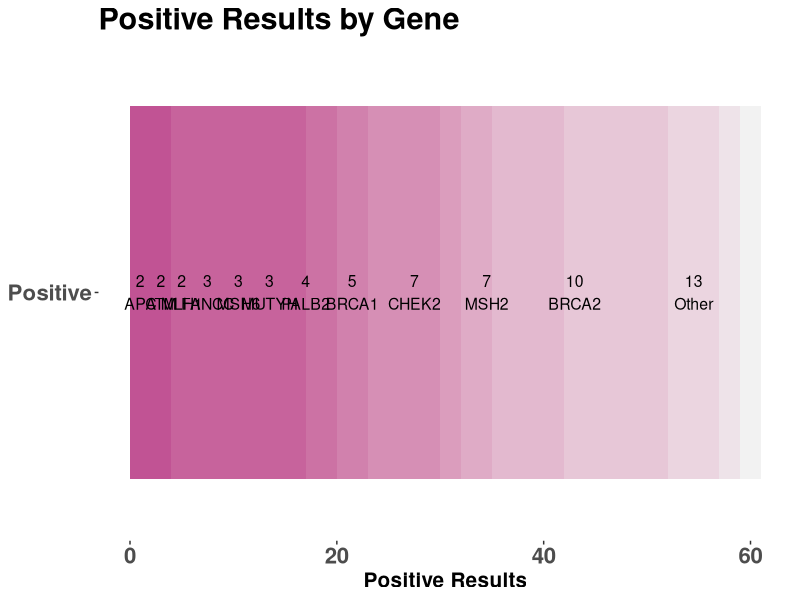

Recreate this plot in R.
library(ggplot2)
genetics <- read.csv("working_data.csv", header=TRUE, stringsAsFactors = FALSE, na=c(""," ","NA","N/A","na","n/a"))

genetics$DOS <- as.Date(genetics$DOS, "%m/%d/%y")
genetics <- genetics[genetics$DOS >= as.Date("07/01/2014","%m/%d/%Y"),]


posresult <- c("positive","Positive","Positive/VUS","positive/VUS","Positive/VUS/VUS","VLP","VLP/VUS")
negresult <- c("Negative")
varresult <- c("VUS","VUS/VUS","VUS/VUS/VUS","VUS/VUS/VUS/VUS")

genetics$Result <- ifelse(genetics$Result %in% posresult, "Positive",genetics$Result)
genetics$Result <- ifelse(genetics$Result %in% negresult, "Negative",genetics$Result)
genetics$Result <- ifelse(genetics$Result %in% varresult, "Varient",genetics$Result)


results <- as.data.frame.table(table(genetics$Result,genetics$Gene))

names(results) <- c("Result","Gene","Patients")

positives <- results[results$Result == "Positive" & results$Patients !=0,]



positives$Gene <- ifelse(positives$Patients <=1,"Other",as.character(positives$Gene))


positives <- aggregate(positives$Patients, by=list(as.character(positives$Gene)), FUN=sum)
names(positives) <- c("Gene","Patients")
positives["Result"] <- "Positive"

positives <- positives[order(positives$Patients),]

derp <- c("#449ebd",
  "#458dbe",
  "#467cbf",
  "#476bc0",
  "#495ac2",
  "#4b4ac3",
  "#5e4bc4",
  "#724dc5",
  "#854ec7",
  "#984fc8","#46c691","#49c9c4")
library(plyr)
library(RColorBrewer)
positives <- ddply(positives, .(Result), 
              transform, pos = cumsum(Patients) - (0.5 * Patients)
)
Lab.palette <- colorRampPalette(c("#f2f2f2", "#bc438c"), space = "Lab")


ggplot(positives, aes(x = Result, y = Patients)) +
  geom_bar(aes(fill = Gene), stat="identity") + scale_fill_manual(values=Lab.palette(13)) +
  geom_text(aes(label = paste(Patients,Gene,sep="\n"), y = pos), size = 4) + theme(panel.grid.major = element_line(linetype = "blank"), 
    panel.grid.minor = element_line(linetype = "blank"), 
    axis.title = element_text(size = 15, 
        face = "bold"), axis.text = element_text(size = 16, 
        face = "bold"), plot.title = element_text(size = 22, 
        face = "bold"), panel.background = element_rect(fill = NA), 
    plot.background = element_rect(fill = "white", 
        colour = NA), legend.position = "none") +labs(title = "Positive Results by Gene", 
    x = NULL, y = "Positive Results")+
  coord_flip()

  
                   